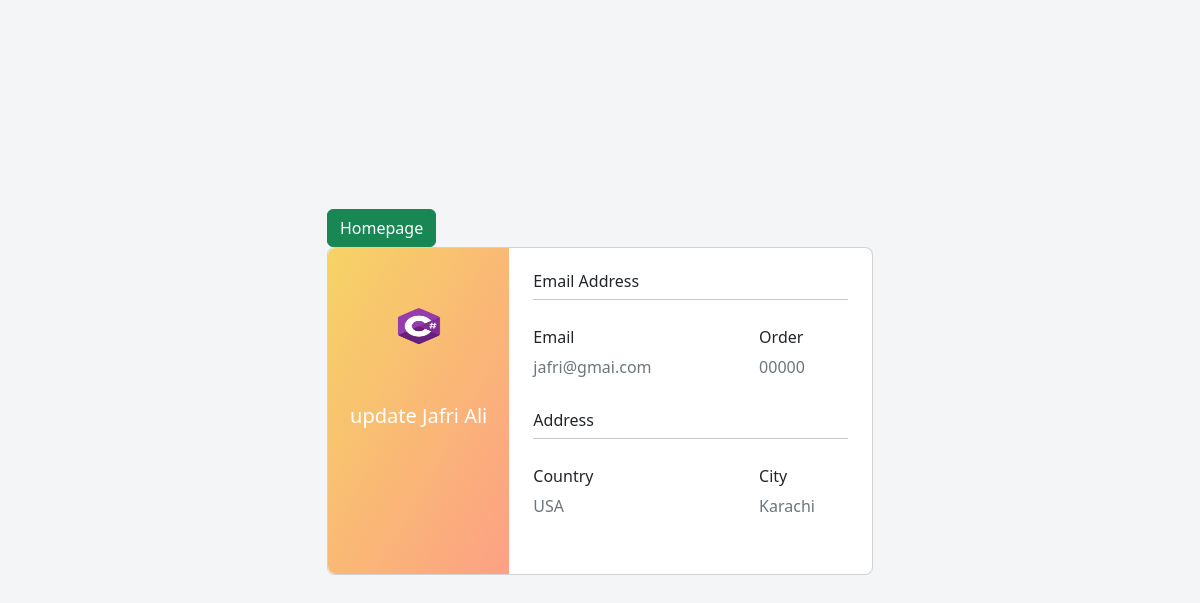
Screenshot of /profile.php (signed in) with the database file from the repository.
### tables this page shows
CREATE TABLE `customer_info` (
  `cid` int(10) NOT NULL,
  `cname` varchar(100) NOT NULL,
  `cemail` varchar(100) NOT NULL,
  `cpwd` varchar(100) NOT NULL,
  `ccity` varchar(100) NOT NULL,
  `corder` varchar(100) NOT NULL,
  `ccountry` varchar(100) NOT NULL,
  `cimg` varchar(100) NOT NULL
);

### profile.php (the view, shortened to what this page needs)
<!DOCTYPE html>
<?php
$servername = "localhost";
$username = "root";
$user_pwd = "";
$db = "customer";
$con = mysqli_connect($servername, $username, $user_pwd, $db);
?>
<html lang="en">
<head>
    <link rel="stylesheet" href="https://cdn.jsdelivr.net/npm/bootstrap@5.2.2/dist/css/bootstrap.min.css">
</head>
<body>
                    <?php
                    $id =  $_SESSION['cid'];
                    $query = "select * from customer_info where cid = '$id' ";
                    $obj = mysqli_query($con, $query);
                    $row = mysqli_fetch_array($obj);
                    ?>
    <section class="vh-100" style="background-color: #f4f5f7;">
        <div class="container py-5 h-100">
          <div class="row d-flex justify-content-center align-items-center h-100">
            <div class="col col-lg-6 mb-4 mb-lg-0">
            <a href="index.php" role="button" class="btn btn-success">Homepage</a>
              <div class="card mb-3" style="border-radius: .5rem;">
                <div class="row g-0">
                  <div class="col-md-4 gradient-custom text-center text-white"
                    style="border-top-left-radius: .5rem; border-bottom-left-radius: .5rem;">
                    <img src="img/<?php echo $row['cimg']; ?>" alt="Avatar" class="img-fluid my-5" style="width: 80px; height:60px;" />
                    <h5><?php echo $row['cname']; ?></h5>
                  </div>
                  <div class="col-md-8">
                    <div class="card-body p-4">
                      <h6>Email Address</h6>
                      <hr class="mt-0 mb-4">
                      <div class="row pt-1">
                        <div class="col-8 mb-3">
                          <h6>Email</h6>
                          <p class="text-muted"><?php echo $row['cemail']; ?></p>
                        </div>
                        <div class="col-4 mb-3">
                          <h6>Order</h6>
                          <p class="text-muted"><?php echo $row['corder']; ?></p>
                        </div>
                      </div>
                      <h6>Address</h6>
                      <hr class="mt-0 mb-4">
                      <div class="row pt-1">
                        <div class="col-8 mb-3">
                          <h6>Country</h6>
                          <p class="text-muted"><?php echo $row['ccountry']; ?></p>
                        </div>
                        <div class="col-4 mb-3">
                          <h6>City</h6>
                          <p class="text-muted"><?php echo $row['ccity']; ?></p>
                        </div>
                      </div>
                    </div>
                  </div>
                </div>
              </div>
            </div>
          </div>
        </div>
      </section>
</body>
</html>

### profile.php (style rules this page uses)
.gradient-custom { background: #f6d365; background: -webkit-linear-gradient(to right bottom, rgba(246, 211, 101, 1), rgba(253, 160, 133, 1)); background: linear-gradient(to right bottom, rgba(246, 211, 101, 1), rgba(253, 160, 133, 1)) }

### rows the page displays
customer_info: cimg (picture), cname "update Jafri Ali", cemail "jafri@gmai.com", corder "00000", ccountry "USA", ccity "Karachi"
